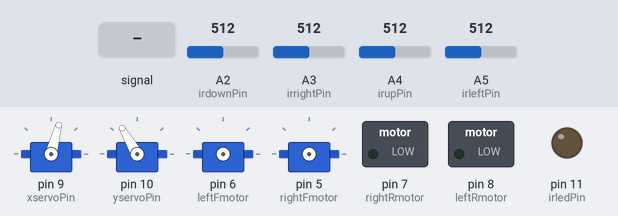
This sketch was run on a simulated Arduino Leonardo, built with avr-gcc and run on an emulated ATmega32U4. On the bench: 4 × servo, switched loads named in the sketch (green lamp = pin HIGH), output pins drawn as LEDs (lit = HIGH). Wiring (inferred from the names in the program): 2 × servo: signal pin 5 / signal pin 6. Inputs (shaded band) come from the test bench; at power-on: A2 (irdownPin) = 512, A3 (irrightPin) = 512, A4 (irupPin) = 512, A5 (irleftPin) = 512. Servo pulses on a pin are drawn as a servo (544–2400 µs = 0–180°); pins used as bus, display or sensor lines are not drawn.

Above: at 0.01 s.
At 1.2 s:
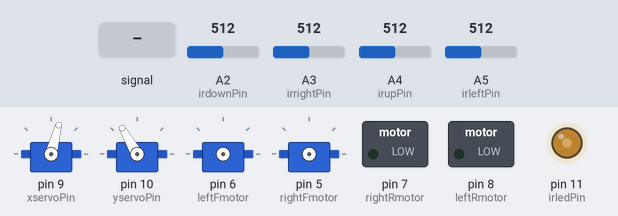
1.3 s: A2 (irdownPin) fed a 200 Hz sine of ±460 counts around its level
Timing chart, 0 to 4.3 s (numbered marks = the images above; inputs shaded):
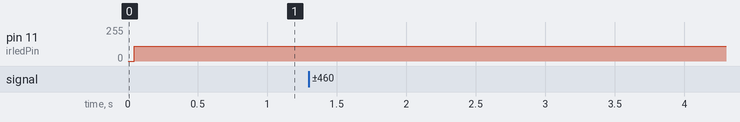

The sketch:

DRrobotFollow.ino
```cpp
#include<Servo.h>

#define irupPin A4
#define irdownPin A2
#define irleftPin A5
#define irrightPin A3
#define irledPin 11
#define leftFmotor 6 //M1 Speed Control
#define rightFmotor 5 //M2 Speed Control
#define leftRmotor 8 //M1 Direction Control
#define rightRmotor 7 //M2 Direction Control

int leftmotorSpeed = 255;
int rightmotorSpeed = 255;

int irupValue;
int irdownValue;
int irleftValue;
int irrightValue;
int irDistance;
int followDistance = 400;
int minforwardDistance = 200;
int maxforwardDistance = 50;
int maxbackwardDistance = 600;

#define ultrasensorPin 3

Servo xservo;
Servo yservo;
#define xservoPin 9
#define yservoPin 10
int xservoCenter = 75;
int yservoCenter = 120;
int pan=xservoCenter;
int tilt=yservoCenter;
int panScale;
byte panscaleFactor=12;
byte panservoMultiplier=5;
int tiltScale;
byte tiltscaleFactor=12;
byte tiltservoMultiplier=5;
int x;
int xservoMax=160;
int xservoMin=0;
int xturnMax=120;
int xturnMin=30;
int y;
int yservoMin=0;
int yservoMax=140;

void setup()
{
	Serial.begin(9600);
	xservo.attach(xservoPin);
	xservo.write(xservoCenter);
	yservo.attach(yservoPin);
	yservo.write(yservoCenter);
	pinMode(irledPin, OUTPUT);
	for(int i=5;i<=8;i++) {
  		pinMode(i, OUTPUT);
  	}
}

void getirDistance()
{
        digitalWrite(irledPin, HIGH);
        delayMicroseconds(100);
        irdownValue=analogRead(irdownPin);
        irrightValue=analogRead(irrightPin);
        irupValue=analogRead(irupPin);
        irleftValue=analogRead(irleftPin);
        digitalWrite(irledPin, LOW);
        delayMicroseconds(100);
        irdownValue=irdownValue - analogRead(irdownPin);
        irrightValue=irrightValue - analogRead(irrightPin);
        irupValue=irupValue - analogRead(irupPin);
        irleftValue=irleftValue - analogRead(irleftPin);
        irDistance=(irdownValue + irrightValue + irupValue + irleftValue) / 4;
}

void stop()
{
	digitalWrite(leftFmotor, LOW);
        digitalWrite(rightFmotor, LOW);
        digitalWrite(leftRmotor, LOW);
        digitalWrite(rightRmotor, LOW);
}

void forward()
{
	analogWrite(leftFmotor, leftmotorSpeed);
	analogWrite(rightFmotor, rightmotorSpeed);
	digitalWrite(leftRmotor, LOW);
	digitalWrite(rightRmotor, LOW);
}

void backward()
{
	analogWrite(leftFmotor, leftmotorSpeed);
        analogWrite(rightFmotor, rightmotorSpeed);
        digitalWrite(leftRmotor, HIGH);
        digitalWrite(rightRmotor, HIGH);
}

void left()
{
        analogWrite(leftFmotor, leftmotorSpeed);
        analogWrite(rightFmotor, rightmotorSpeed);
        digitalWrite(leftRmotor, HIGH);
        digitalWrite(rightRmotor, LOW);
}

void right()
{
        analogWrite(leftFmotor, leftmotorSpeed);
        analogWrite(rightFmotor, rightmotorSpeed);
        digitalWrite(leftRmotor, LOW);
        digitalWrite(rightRmotor, HIGH);
}

void infraFollow()
{
	if(irDistance < followDistance) {
		if(pan > xservoCenter) {
			pan=pan - 1;
		}
		if(pan < xservoCenter) {
			pan=pan + 1;
		}
		if(tilt > yservoCenter) {
			tilt=tilt - 1;
		}
		if(tilt < yservoCenter) {
			tilt=tilt + 1;
		}
	}
	else {
		panScale=(irleftValue + irrightValue) * panscaleFactor / 10;
		x=(irrightValue - irleftValue) * panservoMultiplier / panScale;
		pan=pan - x;
		tiltScale=(irupValue + irdownValue) * tiltscaleFactor / 10;
		y=(irupValue - irdownValue) * tiltservoMultiplier / tiltScale;
		tilt=tilt - y;
	}
	if(pan > xservoMax) {
		pan=xservoMax;
	}
	if(pan < xservoMin) {
		pan=xservoMin;
	}
	if(tilt > yservoMax) {
		tilt=yservoMax;
	}
	if(tilt < yservoMin) {
		tilt=yservoMin;
	}
}

int ultrasensorDistance()
{
	int distance;
	unsigned long pulse=0;
	pinMode(ultrasensorPin, OUTPUT);
	digitalWrite(ultrasensorPin, LOW);
	delayMicroseconds(5);
	digitalWrite(ultrasensorPin, HIGH);
	delayMicroseconds(5);
	digitalWrite(ultrasensorPin, LOW);
	pinMode(ultrasensorPin, INPUT);
	pulse=pulseIn(ultrasensorPin, HIGH);
	distance=(pulse / 2) / 29;
	return distance;
}

void turn()
{
	if(pan >= xturnMax) {
                left();
        }
        else if(pan <= xturnMin) {
                right();
        }
        else {
                stop();
        }
}

void move()
{
	if(pan == xservoCenter) {
                if(irDistance < minforwardDistance && irDistance > maxforwardDistance) {
                        forward();
                }
                else if(irDistance > maxbackwardDistance) {
                        backward();
                }
                else {
                        stop();
                }
        }
}

void loop()
{
	xservo.write(pan);
	yservo.write(tilt);
	getirDistance();
	infraFollow();
	turn();
	move();
}
```
